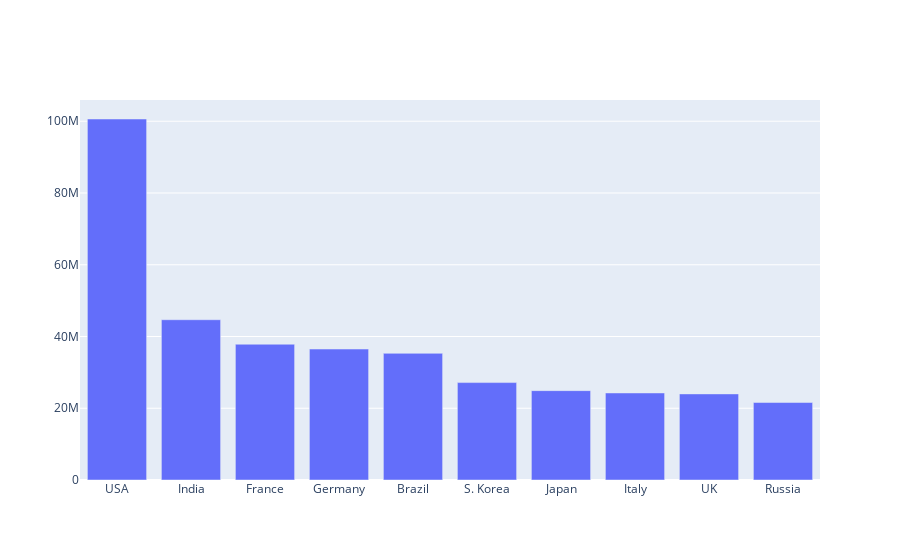

Notebook code cell kept with this figure:
### Code cell
import plotly.graph_objects as go
country = df['Country,Other'][0:10]
total_cases = df['TotalCases'][0:10]
new_total_cases = []
for i in total_cases:
    new_total_cases.append(int(i.replace(',','')))
    
fig = go.Figure([go.Bar(x=country, y=new_total_cases)])
fig.show()

### Figure 1 — Plotly figure (JSON) as saved in the notebook; plotly's stock layout.template omitted (floating-point values rounded to 4 significant figures)
{"data": [{"type": "bar", "x": ["USA", "India", "France", "Germany", "Brazil", "S. Korea", "Japan", "Italy", "UK", "Russia"], "y": [100625493, 44673379, 37846799, 36499600, 35304715, 27155813, 24911367, 24260660, 24000101, 21597613]}], "layout": {}}
